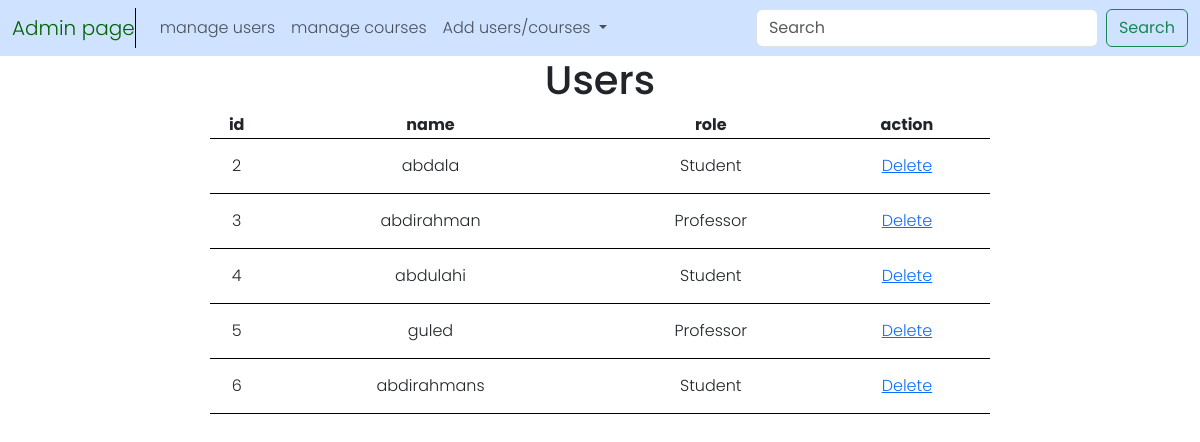
Page /admin/manage/users on the earlier database version.
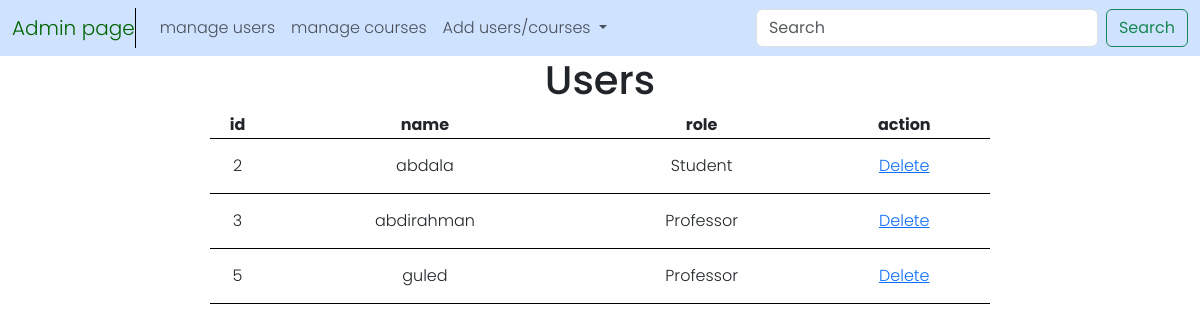
Same page on the later database version.
### tables this page shows
CREATE TABLE users (
    id INTEGER PRIMARY KEY AUTOINCREMENT,
    username TEXT NOT NULL UNIQUE,
    password_hash TEXT NOT NULL,
    role TEXT CHECK(role IN ('Student', 'Professor', 'Admin')) NOT NULL
);

### app.py (the view)
@app.route('/admin/manage/users', methods=['GET', 'POST'])
def admin_manage_users():
    users = db.execute("SELECT * FROM users WHERE role != 'Admin'")
    return render_template("admin_view.html", users = users)

### templates/admin_view.html (shortened to what this page needs)
{% extends "admin.html"%}
{% block main%}
    {% if courses %}
        <div class="admin_manage">
            <h1>Courses</h1>
            <table>
                <thead>
                    <tr>
                        <th>id</th>
                        <th>course</th>
                        <th>professor</th>
                        <th>action</th>
                    </tr>
                </thead>
                <tbody>
                    {% for course in courses %}
                    <tr>
                        <td>{{ course.id }}</td>
                        <td>{{ course.course_name }}</td>
                        <td>{{ course.professor_id }}</td>
                        <td><a href="/admin/manage/course/{{ course.id }}">Delete</a></td>
                    </tr>
                    {% endfor %}
                </tbody>
            </table>
        </div>
    {% else %}
        <div class="admin_manage">
            <h1>Users</h1>
            <table>
                <thead>
                    <tr>
                        <th>id</th>
                        <th>name</th>
                        <th>role</th>
                        <th>action</th>
                    </tr>
                </thead>
                <tbody>
                    {% for user in users %}
                    <tr>
                        <td>{{ user.id }}</td>
                        <td>{{ user.username }}</td>
                        <td>{{ user.role }}</td>
                        <td><a href="/admin/manage/user/{{ user.id }}">Delete</a></td>
                    </tr>
                    {% endfor %}
                </tbody>
            </table>
        </div>
    {% endif %}
{% endblock%}

Differences in the rows shown:
removed users: id "4", username "abdulahi", role "Student"
removed users: id "6", username "abdirahmans", role "Student"
